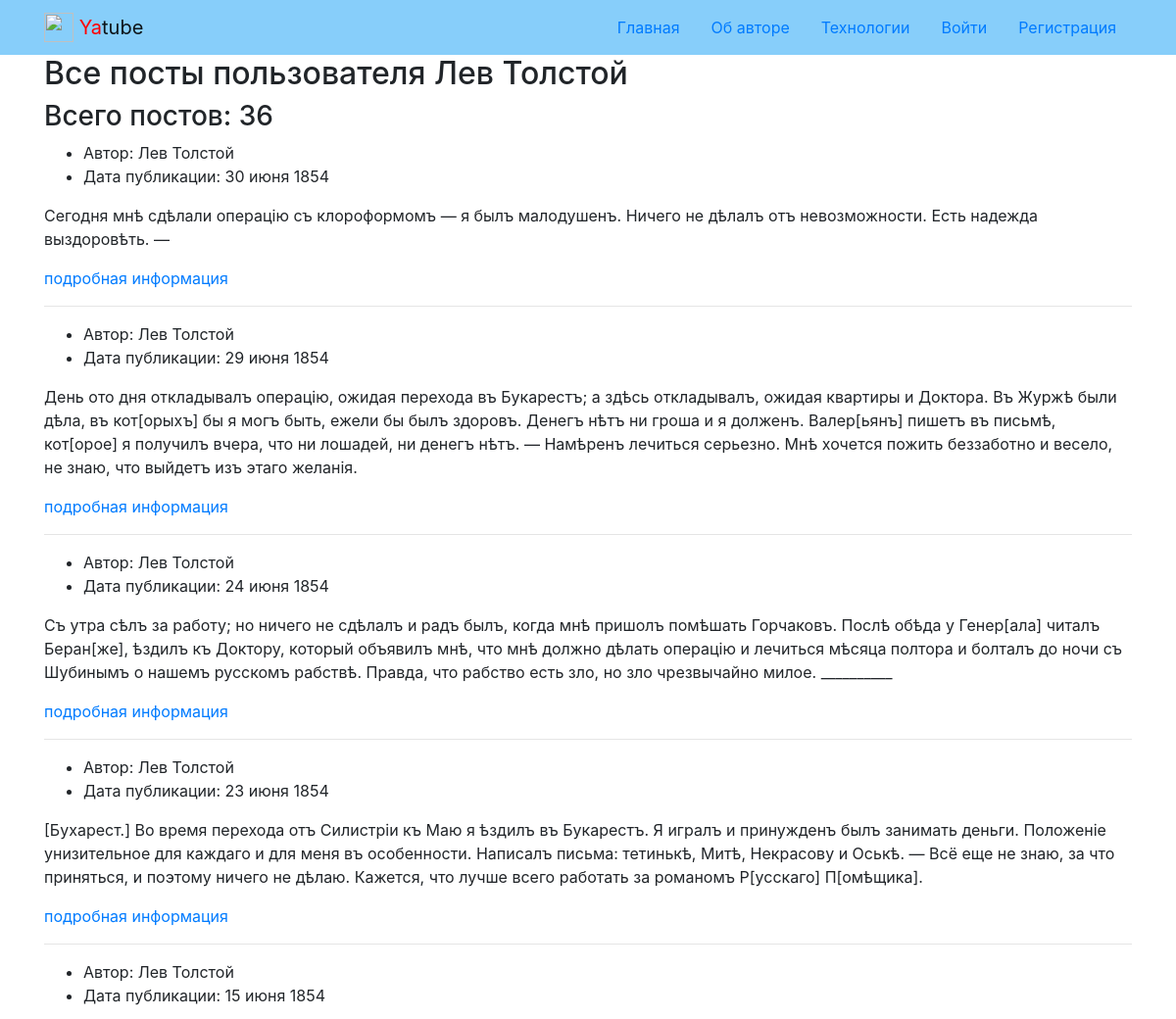
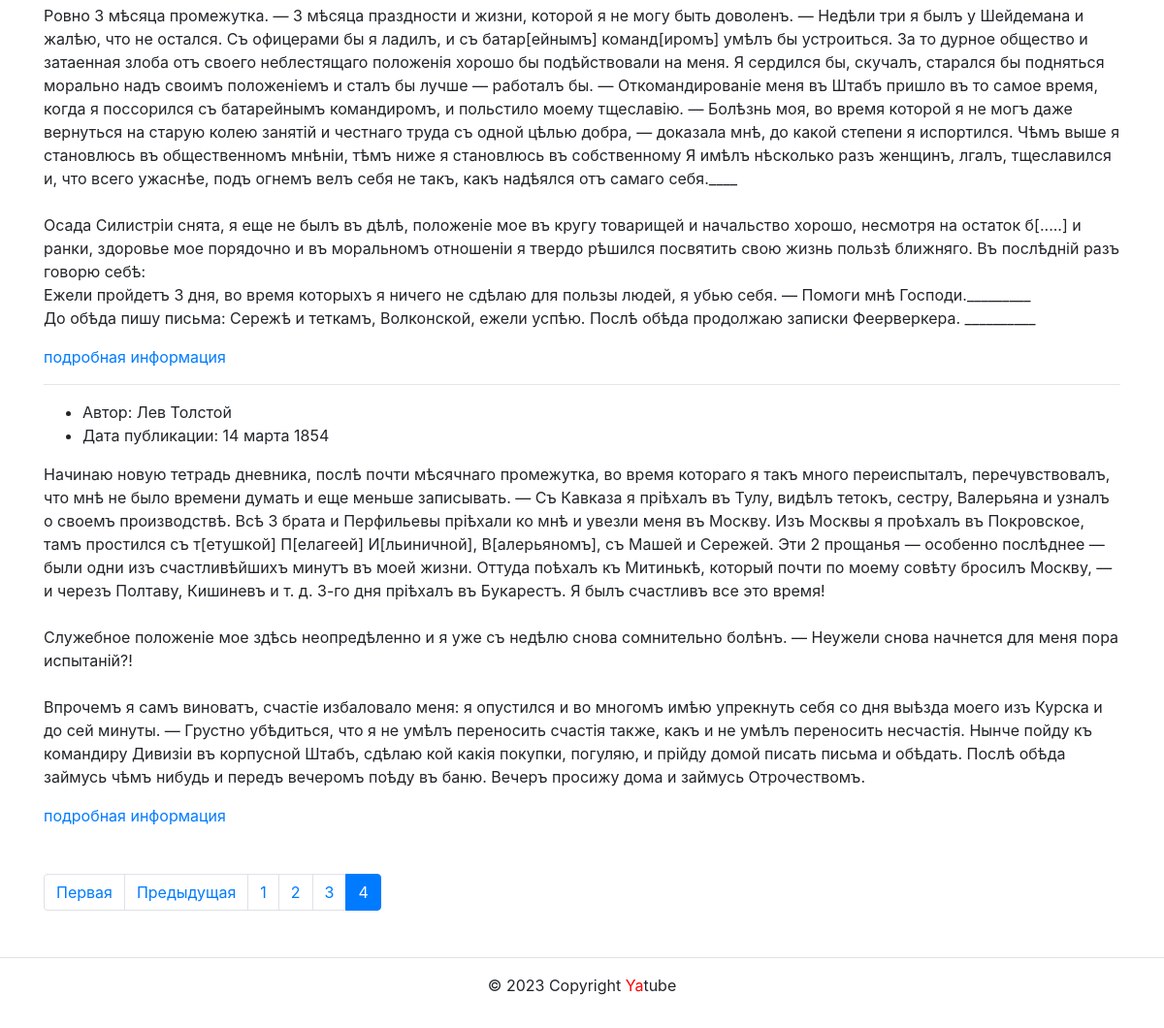
/profile/leo/?page=4, run on an earlier commit of the app's database (2 pictures, top to bottom).
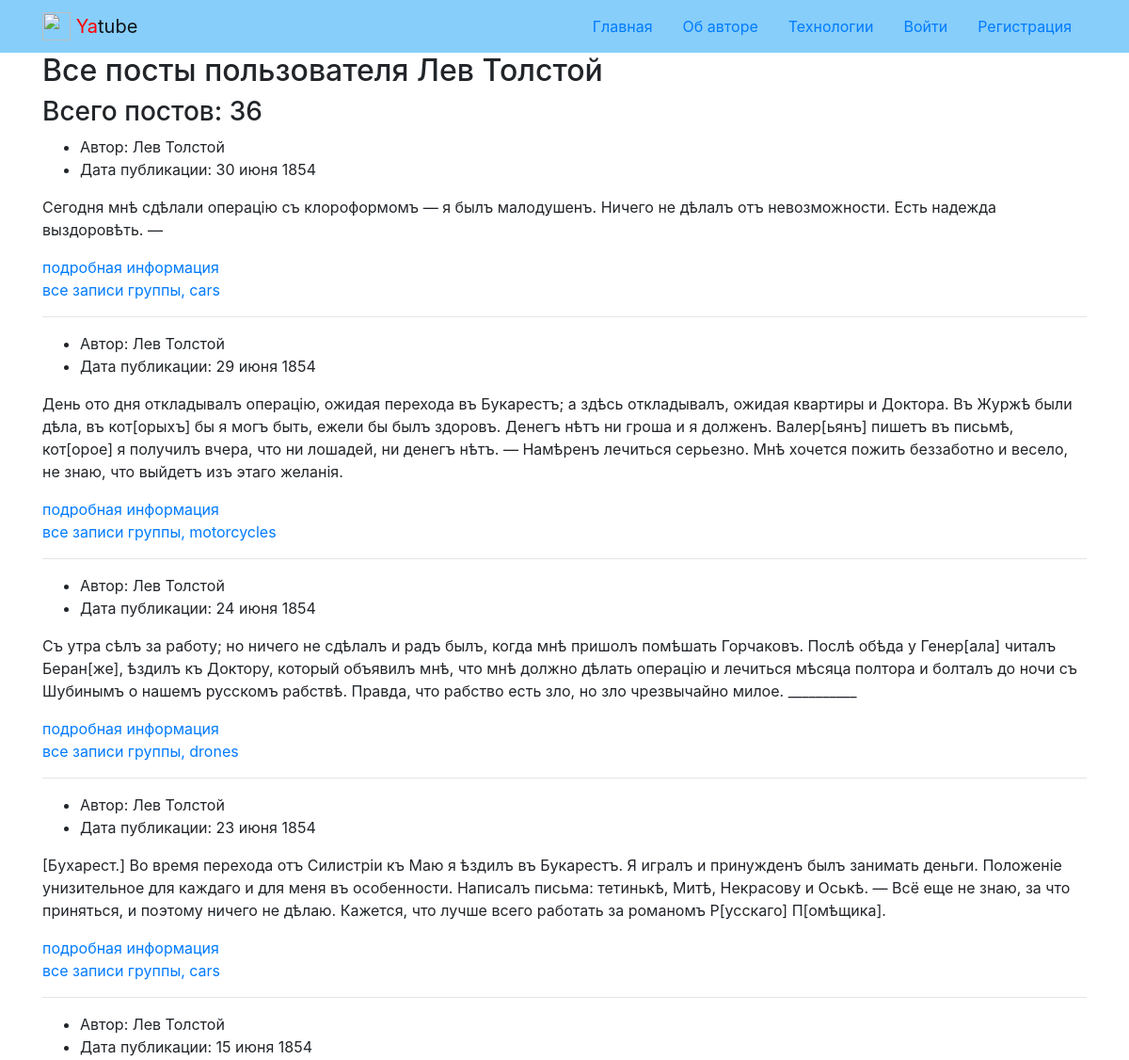
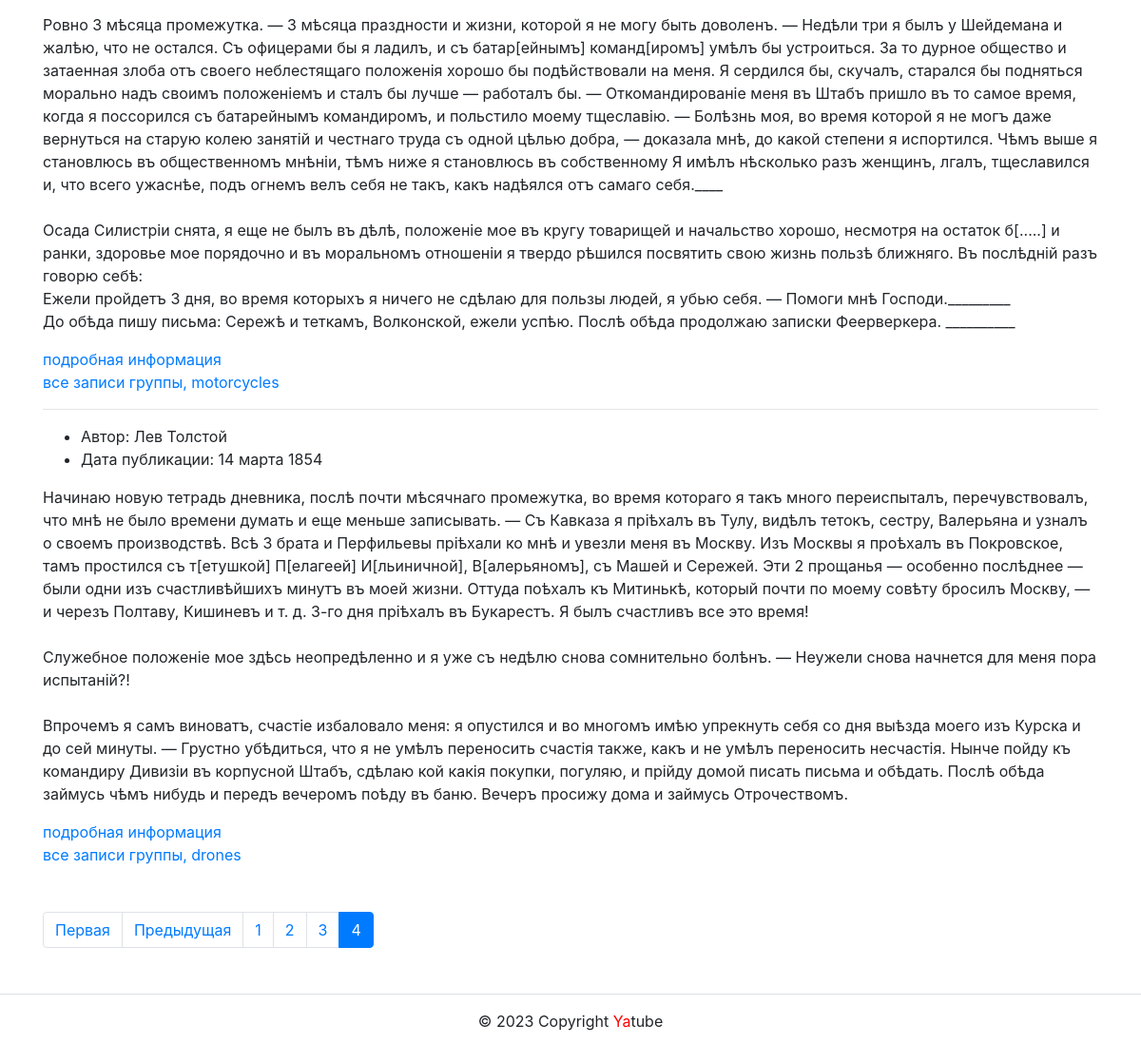
And on a later commit of the database (2 pictures, top to bottom).
### posts/models.py (models this page shows, shortened)
class Post(models.Model):
    text = models.TextField(
        max_length=200, verbose_name='Текст',
    )
    pub_date = models.DateTimeField(
        auto_now_add=True, verbose_name='Дата'
    )
    author = models.ForeignKey(
        User,
        on_delete=models.CASCADE,
        related_name='posts',
        verbose_name='Автор'
    )
    group = models.ForeignKey(
        Group, blank=True, null=True,
        on_delete=models.SET_NULL,
        related_name='posts',
        verbose_name='Группа',
    )
    image = models.ImageField(
        'Картинка',
        upload_to='posts/',
        blank=True
    )
    class Meta:
        ordering = ('-pub_date',)
        verbose_name_plural = 'Посты'

class Group(models.Model):
    title = models.CharField(
        verbose_name='Информация о группах',
        max_length=200
    )
    slug = models.SlugField(
        max_length=200, unique=True,
        db_index=True, verbose_name='slug'
    )
    description = models.TextField(
        verbose_name='Описание'
    )
    class Meta:
        verbose_name_plural = 'Группы'

### posts/views.py (the view)
# urls.py: path('profile/<str:username>/', views.profile, name='profile'),
def profile(request, username):
    author = get_object_or_404(User, username=username)
    user_posts = author.posts.select_related('group')
    post_count = user_posts.count()
    paginator = Paginator(user_posts, 10)
    page_number = request.GET.get('page')
    page_obj = paginator.get_page(page_number)
    title = f'Профаил пользователя {username}'
    context = {
        'title': title,
        'page_obj': page_obj,
        'post_count': post_count,
        'author': author,
    }
    return render(request, 'posts/profile.html', context)

### core/context_processors/year.py (called while the page is built)
def year(request):
    return {
        'year': datetime.now().year
    }

### templates/posts/profile.html (shortened to what this page needs)
{% extends "base.html" %}
{% block content %}
{% load thumbnail %}
<div class="container ru-5">
  <h2>Все посты пользователя {{ author.get_full_name }}</h2>
  <h3>Всего постов: {{ post_count }} </h3>
  {% for post in page_obj %}
  <article>
    <ul>
      <li>
        Автор: {{ post.author.get_full_name }}
      </li>
      <li>
        Дата публикации: {{ post.pub_date|date:"d E Y" }}
      </li>
    </ul>
    <p>{{ post.text|linebreaksbr }}</p>
  <a href="{% url 'posts:post_detail' post.id %}"> подробная информация </a>
  </article>
  {% if post.group %}
  <a href="{% url 'posts:group_list' post.group.slug %}">все записи группы, {{ post.group.slug }}</a>
  {% endif %}
  {% if not forloop.last %}<hr>{% endif %}
  {% endfor %}
  {% include 'includes/paginator.html' %}
</div>
{% endblock %}

### templates/base.html (shortened to what this page needs)
{% load static %}
<!DOCTYPE html>
<html lang="ru">
  <head>
    <link rel="stylesheet" href="{% static 'css/bootstrap.min.css' %}">
    </head>
  <body>
    <header>
      {% include 'includes/header.html' %}
    </header>
    <main>
      {% block content %}
      {% endblock %}
    </main>
    <footer class="border-top text-center py-3">
      {% include 'includes/footer.html' %}
    </footer>
  </body>
</html>

### templates/includes/header.html (shortened to what this page needs)
{% load static %}
<header>
  <nav class="navbar navbar-light" style="background-color: lightskyblue">
    <div class="container">
      <a class="navbar-brand" href="{% url 'posts:index' %}">
        <img src="{% static 'img/logo.png' %}" width="30" height="30"
        class="d-inline-block align-top" alt="">
        <span style="color:red">Ya</span>tube
      </a>
      {% with request.resolver_match.view_name as view_name %}
      <ul class="nav nav-pills">
        <li class="nav-item">
          <a class="nav-link {% if view_name == 'posts:index' %}active{% endif %}"
            href="{% url 'posts:index' %}">Главная</a>
        </li>
        <li class="nav-item">
          <a class="nav-link {% if view_name == 'about:author' %}active{% endif %}"
            href="{% url 'about:author' %}">Об авторе</a>
        </li>
        <li class="nav-item">
          <a class="nav-link {% if view_name == 'about:tech' %}active{% endif %}"
            href="{% url 'about:tech' %}">Технологии</a>
        </li>
        {% if request.user.is_authenticated %}
        <li class="nav-item">
          <a class="nav-link {% if view_name == 'posts:post_create' %}active{% endif %}"
            href="{% url 'posts:post_create' %}">Новая запись</a>
        </li>
        <li class="nav-item">
          <a class="nav-link link-light" href="{% url 'users:password_change_form' %}">Изменить пароль</a>
        </li>
        <li class="nav-item">
          <a class="nav-link link-light" href="{% url 'users:logout' %}">Выйти</a>
        </li>
        <li>
          Пользователь: {{ user.username }}
        </li>
        {% else %}
        <li class="nav-item">
          <a class="nav-link link-light" href="{% url 'users:login' %}">Войти</a>
        </li>
        <li class="nav-item">
          <a class="nav-link link-light" href="{% url 'users:signup' %}">Регистрация</a>
        </li>
        {% endif %}
      </ul>
      {% endwith %}
    </div>
  </nav>
</header>

### templates/includes/paginator.html (shortened to what this page needs)
{% load static %}
{% if page_obj.has_other_pages %}
<nav aria-label="Page navigation" class="my-5">
  <ul class="pagination">
    {% if page_obj.has_previous %}
      <li class="page-item"><a class="page-link" href="?page=1">Первая</a></li>
      <li class="page-item">
        <a class="page-link" href="?page={{ page_obj.previous_page_number }}">
          Предыдущая
        </a>
      </li>
    {% endif %}
    {% for i in page_obj.paginator.page_range %}
        {% if page_obj.number == i %}
          <li class="page-item active">
            <span class="page-link">{{ i }}</span>
          </li>
        {% else %}
          <li class="page-item">
            <a class="page-link" href="?page={{ i }}">{{ i }}</a>
          </li>
        {% endif %}
    {% endfor %}
  </ul>
</nav>
{% endif %}

### templates/includes/footer.html
<p>© {{ year }} Copyright <span style="color:red">Ya</span>tube</p>

What changed in the data, as far as the page shows it:
changed Post "30 июня 1854": group_id empty → 1 (drawn); group.slug (not shown) → "cars"
changed Post "29 июня 1854": group_id empty → 2 (drawn); group.slug (not shown) → "motorcycles"
changed Post "24 июня 1854": group_id empty → 3 (drawn); group.slug (not shown) → "drones"
changed Post "23 июня 1854": group_id empty → 1 (drawn); group.slug (not shown) → "cars"
changed Post "15 июня 1854": group_id empty → 2 (drawn); group.slug (not shown) → "motorcycles"
changed Post "14 марта 1854": group_id empty → 3 (drawn); group.slug (not shown) → "drones"
